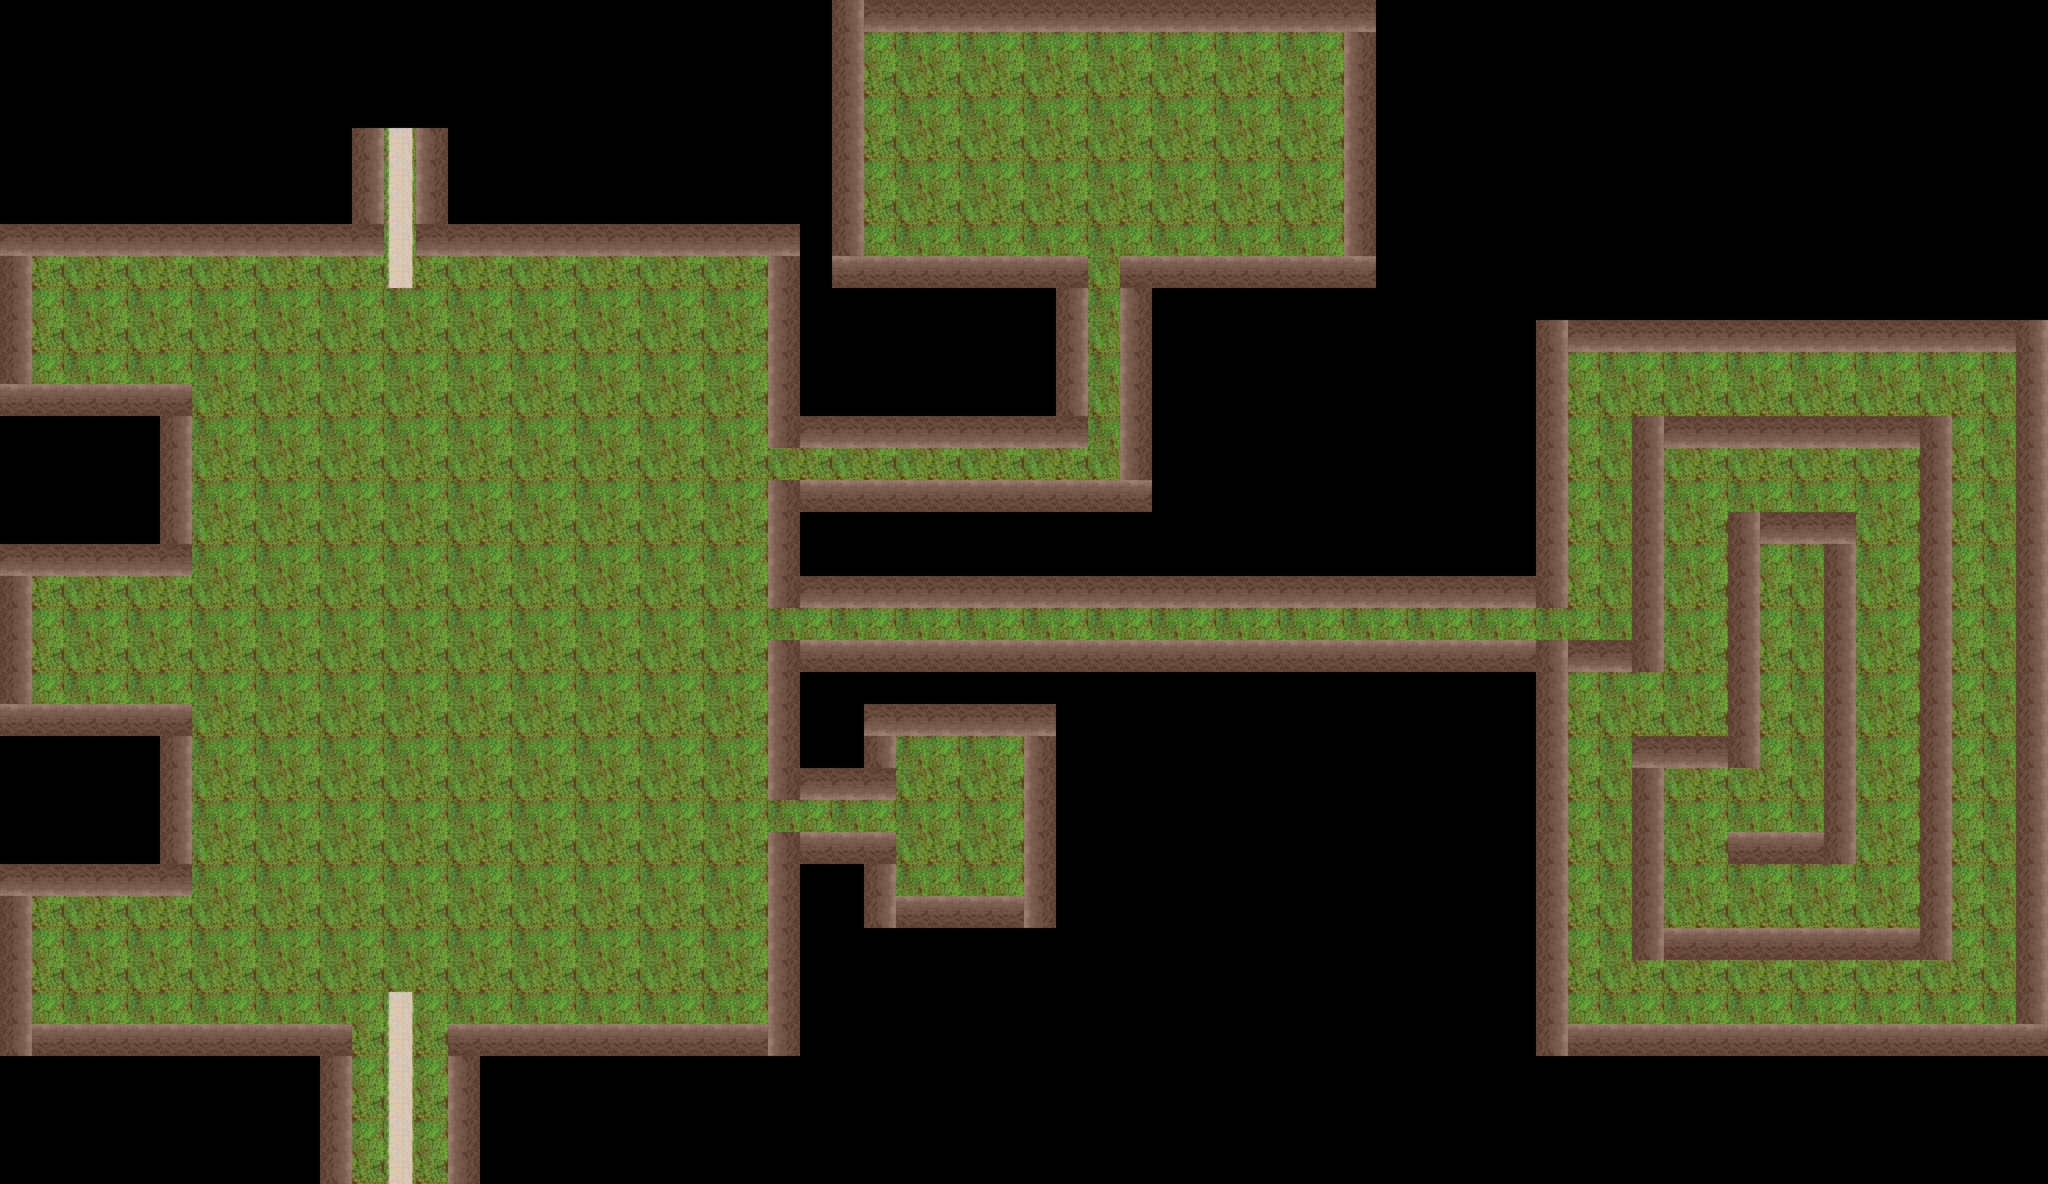

This is a level from a 2D game, rendered from its Tiled map with the project's own tilesets. A one-line summary and the map file follow, with tile-layer data summarised:
An orthogonal 64x37 tile map with 128x128 px tiles, 3 tile layers (grass_floor, path v, wall_tiles), 3 tilesets and 64 objects (3x Mushroom, 3x BlueFairyNPC, MarisaNPC, mp_upgrade, Door).

<map version="1.10" tiledversion="1.10.2" orientation="orthogonal" renderorder="right-down" width="64" height="37" tilewidth="128" tileheight="128" infinite="0" nextlayerid="8" nextobjectid="128">
 <properties>
  <property name="ambient_light" value="192,192,192" />
 </properties>
 <tileset firstgid="1" name="grass floor" tilewidth="128" tileheight="128" tilecount="4" columns="2">
  <image source="../grass-floor.png" width="256" height="256" />
 </tileset>
 <tileset firstgid="5" name="forest_dirt_wall" tilewidth="128" tileheight="128" tilecount="4" columns="4">
  <image source="../forest_dirt_wall.png" width="512" height="128" />
 </tileset>
 <tileset firstgid="9" name="dirt path vertical" tilewidth="128" tileheight="128" tilecount="1" columns="1">
  <image source="../dirt path vertical.png" width="128" height="128" />
 </tileset>
 <layer id="1" name="grass_floor" width="64" height="37">
  <data>[2368 cells, 1317 non-empty, 4 distinct tile ids]</data>
 </layer>
 <layer id="2" name="path v" width="64" height="37">
  <data>[2368 cells, 11 non-empty, 1 distinct tile ids]</data>
 </layer>
 <layer id="3" name="wall_tiles" width="64" height="37">
  <data>[2368 cells, 422 non-empty, 4 distinct tile ids]</data>
 </layer>
 <objectgroup id="4" name="floor" />
 <objectgroup id="5" name="walls">
  <object id="63" x="1280" y="4224" width="128" height="512" />
  <object id="65" x="0" y="4096" width="1408" height="128" />
  <object id="66" x="0" y="3456" width="128" height="640" />
  <object id="67" x="128" y="3456" width="640" height="128" />
  <object id="68" x="640" y="2816" width="128" height="640" />
  <object id="69" x="0" y="2816" width="640" height="128" />
  <object id="70" x="0" y="2176" width="128" height="640" />
  <object id="71" x="128" y="2176" width="640" height="128" />
  <object id="72" x="640" y="1536" width="128" height="640" />
  <object id="73" x="0" y="1536" width="640" height="128" />
  <object id="74" x="0" y="896" width="128" height="640" />
  <object id="75" x="128" y="896" width="1408" height="128" />
  <object id="76" x="1408" y="512" width="128" height="384" />
  <object id="77" x="1664" y="512" width="128" height="512" />
  <object id="78" x="1792" y="896" width="1408" height="128" />
  <object id="79" x="3072" y="1024" width="128" height="768" />
  <object id="80" x="3200" y="1664" width="1152" height="128" />
  <object id="81" x="4224" y="1024" width="128" height="640" />
  <object id="82" x="3328" y="1024" width="896" height="128" />
  <object id="83" x="3328" y="0" width="128" height="1024" />
  <object id="84" x="3456" y="0" width="2048" height="128" />
  <object id="85" x="5376" y="128" width="128" height="1024" />
  <object id="86" x="4480" y="1024" width="896" height="128" />
  <object id="87" x="4480" y="1152" width="128" height="896" />
  <object id="88" x="3072" y="1920" width="1408" height="128" />
  <object id="89" x="3072" y="2048" width="128" height="384" />
  <object id="90" x="3200" y="2304" width="3072" height="128" />
  <object id="92" x="6144" y="1280" width="128" height="1024" />
  <object id="93" x="6272" y="1280" width="1920" height="128" />
  <object id="94" x="1792" y="4096" width="128" height="640" />
  <object id="97" x="1920" y="4096" width="1280" height="128" />
  <object id="98" x="3072" y="3328" width="128" height="768" />
  <object id="99" x="3200" y="3328" width="384" height="128" />
  <object id="100" x="3456" y="3456" width="128" height="256" />
  <object id="102" x="3584" y="3584" width="640" height="128" />
  <object id="103" x="4096" y="2816" width="128" height="768" />
  <object id="105" x="3456" y="2816" width="640" height="128" />
  <object id="106" x="3456" y="2944" width="128" height="256" />
  <object id="107" x="3072" y="3072" width="384" height="128" />
  <object id="108" x="3072" y="2560" width="128" height="512" />
  <object id="109" x="3200" y="2560" width="3072" height="128" />
  <object id="110" x="6144" y="2688" width="128" height="1536" />
  <object id="111" x="6272" y="4096" width="1952" height="128" />
  <object id="112" x="8064" y="1408" width="128" height="2688" />
  <object id="113" x="6912" y="3328" width="512" height="128" />
  <object id="114" x="7296" y="2176" width="128" height="1152" />
  <object id="116" x="6912" y="2048" width="512" height="128" />
  <object id="117" x="6912" y="2176" width="128" height="896" />
  <object id="118" x="6528" y="2944" width="384" height="128" />
  <object id="119" x="6528" y="3072" width="128" height="768" />
  <object id="120" x="6656" y="3712" width="1152" height="128" />
  <object id="121" x="7680" y="1664" width="128" height="2048" />
  <object id="122" x="6528" y="1664" width="1152" height="128" />
  <object id="123" x="6528" y="1792" width="128" height="768" />
  <object id="124" x="6272" y="2560" width="384" height="128" />
 </objectgroup>
 <objectgroup id="6" name="objects">
  <object id="52" name="mushroom3" type="Mushroom" x="320" y="3776" width="128" height="128" />
  <object id="53" name="blueFairy3" type="BlueFairyNPC" x="3072" y="3200" width="128" height="128">
   <properties>
    <property name="direction" value="left" />
    <property name="level" value="3" />
   </properties>
  </object>
  <object id="55" name="mushroom2" type="Mushroom" x="7040" y="2176" width="128" height="128" />
  <object id="56" name="blueFairy1" type="BlueFairyNPC" x="4352" y="1024" width="128" height="128">
   <properties>
    <property name="direction" value="down" />
    <property name="level" value="1" />
   </properties>
  </object>
  <object id="57" name="marisa" type="MarisaNPC" x="4352" y="256" width="128" height="128">
   <properties>
    <property name="direction" value="down" />
   </properties>
  </object>
  <object id="58" name="mushroom1" type="Mushroom" x="3584" y="256" width="128" height="128" />
  <object id="59" name="blueFairy2" type="BlueFairyNPC" x="1536" y="896" width="128" height="128">
   <properties>
    <property name="direction" value="down" />
    <property name="level" value="2" />
   </properties>
  </object>
  <object id="126" name="mp_upgrade" type="mp_upgrade" x="5120" y="512" width="128" height="128" />
 </objectgroup>
 <objectgroup id="7" name="doors">
  <object id="61" name="clearing_path" type="Door" x="1408" y="4480" width="384" height="256">
   <properties>
    <property name="dest" value="forest_path" />
    <property name="dest_map" value="clearing" />
    <property name="dir" value="up" />
    <property name="path" value="true" />
   </properties>
  </object>
 </objectgroup>
</map>
